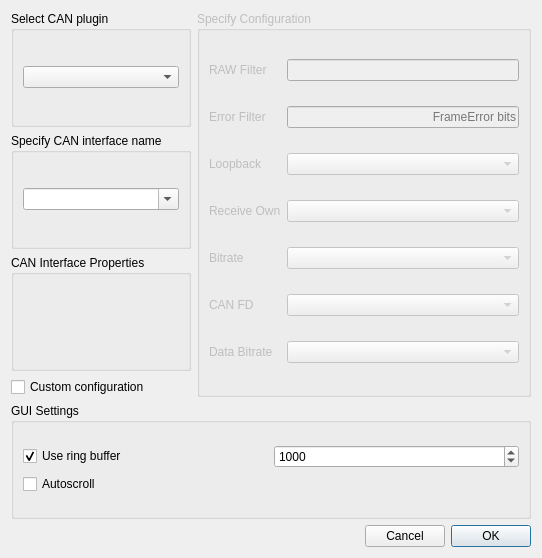
<?xml version="1.0" encoding="UTF-8"?>
<ui version="4.0">
 <class>ConnectDialog</class>
 <widget class="QDialog" name="ConnectDialog">
  <property name="geometry">
   <rect>
    <x>0</x>
    <y>0</y>
    <width>542</width>
    <height>558</height>
   </rect>
  </property>
  <property name="windowTitle">
   <string>Connect</string>
  </property>
  <layout class="QGridLayout" name="gridLayout_6">
   <item row="0" column="0">
    <layout class="QGridLayout" name="gridLayout_5">
     <item row="0" column="0">
      <widget class="QGroupBox" name="selectPluginBox">
       <property name="title">
        <string>Select CAN plugin</string>
       </property>
       <layout class="QGridLayout" name="gridLayout">
        <item row="0" column="0">
         <widget class="QComboBox" name="pluginListBox"/>
        </item>
       </layout>
      </widget>
     </item>
     <item row="4" column="0" colspan="2">
      <widget class="QGroupBox" name="groupBox">
       <property name="title">
        <string>GUI Settings</string>
       </property>
       <layout class="QGridLayout" name="gridLayout_2">
        <item row="0" column="0">
         <layout class="QVBoxLayout" name="verticalLayout_2">
          <item>
           <layout class="QHBoxLayout" name="horizontalLayout_2">
            <item>
             <widget class="QCheckBox" name="ringBufferBox">
              <property name="toolTip">
               <string>&lt;html&gt;&lt;head/&gt;&lt;body&gt;&lt;p&gt;Use ring buffer in table view model&lt;/p&gt;&lt;/body&gt;&lt;/html&gt;</string>
              </property>
              <property name="text">
               <string>Use ring buffer</string>
              </property>
              <property name="checked">
               <bool>true</bool>
              </property>
             </widget>
            </item>
            <item>
             <widget class="QSpinBox" name="ringBufferLimitBox">
              <property name="toolTip">
               <string>&lt;html&gt;&lt;head/&gt;&lt;body&gt;&lt;p&gt;Limit of ring buffer in table view model&lt;/p&gt;&lt;/body&gt;&lt;/html&gt;</string>
              </property>
              <property name="minimum">
               <number>10</number>
              </property>
              <property name="maximum">
               <number>10000000</number>
              </property>
              <property name="singleStep">
               <number>10</number>
              </property>
              <property name="stepType">
               <enum>QAbstractSpinBox::StepType::AdaptiveDecimalStepType</enum>
              </property>
              <property name="value">
               <number>1000</number>
              </property>
             </widget>
            </item>
           </layout>
          </item>
          <item>
           <widget class="QCheckBox" name="autoscrollBox">
            <property name="toolTip">
             <string>&lt;html&gt;&lt;head/&gt;&lt;body&gt;&lt;p&gt;Scroll to bottom table view on each portion of received frames&lt;/p&gt;&lt;/body&gt;&lt;/html&gt;</string>
            </property>
            <property name="text">
             <string>Autoscroll</string>
            </property>
           </widget>
          </item>
         </layout>
        </item>
       </layout>
      </widget>
     </item>
     <item row="3" column="0">
      <widget class="QCheckBox" name="useConfigurationBox">
       <property name="text">
        <string>Custom configuration</string>
       </property>
      </widget>
     </item>
     <item row="0" column="1" rowspan="4">
      <widget class="QGroupBox" name="configurationBox">
       <property name="enabled">
        <bool>false</bool>
       </property>
       <property name="title">
        <string>Specify Configuration</string>
       </property>
       <layout class="QGridLayout" name="gridLayout_4">
        <item row="0" column="0">
         <widget class="QLabel" name="rawFilterLabel">
          <property name="text">
           <string>RAW Filter</string>
          </property>
         </widget>
        </item>
        <item row="0" column="1">
         <widget class="QLineEdit" name="rawFilterEdit">
          <property name="alignment">
           <set>Qt::AlignmentFlag::AlignRight|Qt::AlignmentFlag::AlignTrailing|Qt::AlignmentFlag::AlignVCenter</set>
          </property>
         </widget>
        </item>
        <item row="1" column="0">
         <widget class="QLabel" name="errorFilterLabel">
          <property name="text">
           <string>Error Filter</string>
          </property>
         </widget>
        </item>
        <item row="1" column="1">
         <widget class="QLineEdit" name="errorFilterEdit">
          <property name="alignment">
           <set>Qt::AlignmentFlag::AlignRight|Qt::AlignmentFlag::AlignTrailing|Qt::AlignmentFlag::AlignVCenter</set>
          </property>
          <property name="placeholderText">
           <string>FrameError bits</string>
          </property>
         </widget>
        </item>
        <item row="2" column="0">
         <widget class="QLabel" name="loopbackLabel">
          <property name="text">
           <string>Loopback</string>
          </property>
         </widget>
        </item>
        <item row="2" column="1">
         <widget class="QComboBox" name="loopbackBox"/>
        </item>
        <item row="3" column="0">
         <widget class="QLabel" name="receiveOwnLabel">
          <property name="text">
           <string>Receive Own</string>
          </property>
         </widget>
        </item>
        <item row="3" column="1">
         <widget class="QComboBox" name="receiveOwnBox"/>
        </item>
        <item row="4" column="0">
         <widget class="QLabel" name="bitrateLabel">
          <property name="text">
           <string>Bitrate</string>
          </property>
         </widget>
        </item>
        <item row="4" column="1">
         <widget class="BitRateBox" name="bitrateBox"/>
        </item>
        <item row="5" column="0">
         <widget class="QLabel" name="canFdLabel">
          <property name="text">
           <string>CAN FD</string>
          </property>
         </widget>
        </item>
        <item row="5" column="1">
         <widget class="QComboBox" name="canFdBox"/>
        </item>
        <item row="6" column="0">
         <widget class="QLabel" name="dataBitrateLabel">
          <property name="text">
           <string>Data Bitrate</string>
          </property>
         </widget>
        </item>
        <item row="6" column="1">
         <widget class="BitRateBox" name="dataBitrateBox"/>
        </item>
       </layout>
      </widget>
     </item>
     <item row="5" column="0" colspan="2">
      <layout class="QHBoxLayout" name="horizontalLayout">
       <item>
        <spacer name="horizontalSpacer">
         <property name="orientation">
          <enum>Qt::Orientation::Horizontal</enum>
         </property>
         <property name="sizeHint" stdset="0">
          <size>
           <width>96</width>
           <height>20</height>
          </size>
         </property>
        </spacer>
       </item>
       <item>
        <widget class="QPushButton" name="cancelButton">
         <property name="text">
          <string>Cancel</string>
         </property>
         <property name="autoDefault">
          <bool>false</bool>
         </property>
        </widget>
       </item>
       <item>
        <widget class="QPushButton" name="okButton">
         <property name="text">
          <string>OK</string>
         </property>
         <property name="autoDefault">
          <bool>false</bool>
         </property>
         <property name="default">
          <bool>true</bool>
         </property>
        </widget>
       </item>
      </layout>
     </item>
     <item row="1" column="0">
      <widget class="QGroupBox" name="specifyInterfaceNameBox">
       <property name="title">
        <string>Specify CAN interface name</string>
       </property>
       <layout class="QGridLayout" name="gridLayout_3">
        <item row="0" column="0">
         <widget class="QComboBox" name="interfaceListBox">
          <property name="editable">
           <bool>true</bool>
          </property>
         </widget>
        </item>
       </layout>
      </widget>
     </item>
     <item row="2" column="0">
      <widget class="CanBusDeviceInfoBox" name="deviceInfoBox">
       <property name="enabled">
        <bool>true</bool>
       </property>
       <property name="title">
        <string>CAN Interface Properties</string>
       </property>
      </widget>
     </item>
    </layout>
   </item>
  </layout>
 </widget>
 <customwidgets>
  <customwidget>
   <class>BitRateBox</class>
   <extends>QComboBox</extends>
   <header>bitratebox.h</header>
  </customwidget>
  <customwidget>
   <class>CanBusDeviceInfoBox</class>
   <extends>QGroupBox</extends>
   <header location="global">canbusdeviceinfobox.h</header>
   <container>1</container>
  </customwidget>
 </customwidgets>
 <resources/>
 <connections/>
</ui>
